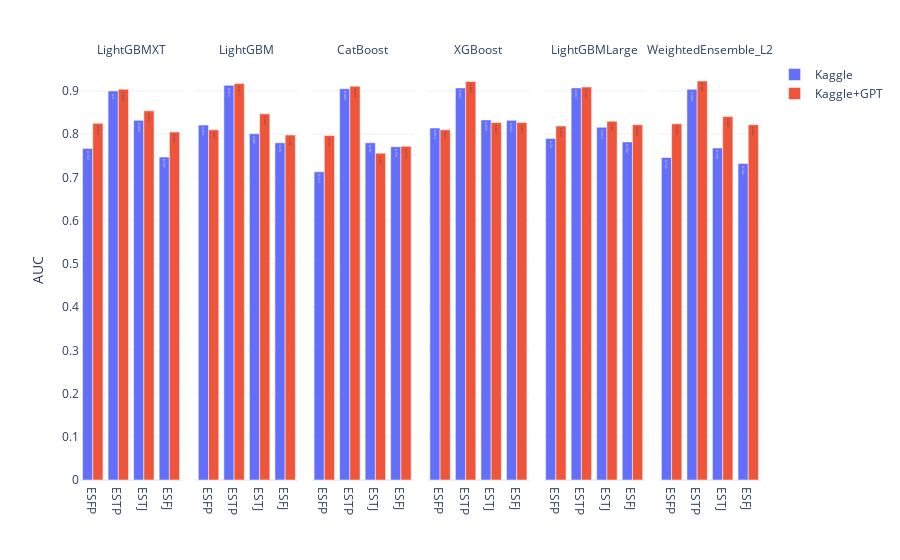

This figure's notebook cell:
### Markdown cell above
## Qualitative Study of Data Generated by GPT 
#### Data Analaysis

### Code cell
figs['실험1결과요약']

### Figure 1 — Plotly figure (JSON) as saved in the notebook; plotly's stock layout.template omitted (floating-point values rounded to 4 significant figures)
{"data": [{"alignmentgroup": "True", "hovertemplate": "시나리오=Kaggle<br>Method=LightGBMXT<br>Type=%{x}<br>Value=%{text}<extra></extra>", "legendgroup": "Kaggle", "marker": {"color": "#636efa", "pattern": {"shape": ""}}, "name": "Kaggle", "offsetgroup": "Kaggle", "orientation": "v", "showlegend": true, "text": [0.767, 0.9, 0.832, 0.747], "textposition": "auto", "type": "bar", "x": ["ESFP", "ESTP", "ESTJ", "ESFJ"], "xaxis": "x", "y": [0.767, 0.9, 0.832, 0.747], "yaxis": "y"}, {"alignmentgroup": "True", "hovertemplate": "시나리오=Kaggle<br>Method=LightGBM<br>Type=%{x}<br>Value=%{text}<extra></extra>", "legendgroup": "Kaggle", "marker": {"color": "#636efa", "pattern": {"shape": ""}}, "name": "Kaggle", "offsetgroup": "Kaggle", "orientation": "v", "showlegend": false, "text": [0.821, 0.913, 0.801, 0.78], "textposition": "auto", "type": "bar", "x": ["ESFP", "ESTP", "ESTJ", "ESFJ"], "xaxis": "x2", "y": [0.821, 0.913, 0.801, 0.78], "yaxis": "y2"}, {"alignmentgroup": "True", "hovertemplate": "시나리오=Kaggle<br>Method=CatBoost<br>Type=%{x}<br>Value=%{text}<extra></extra>", "legendgroup": "Kaggle", "marker": {"color": "#636efa", "pattern": {"shape": ""}}, "name": "Kaggle", "offsetgroup": "Kaggle", "orientation": "v", "showlegend": false, "text": [0.713, 0.905, 0.78, 0.771], "textposition": "auto", "type": "bar", "x": ["ESFP", "ESTP", "ESTJ", "ESFJ"], "xaxis": "x3", "y": [0.713, 0.905, 0.78, 0.771], "yaxis": "y3"}, {"alignmentgroup": "True", "hovertemplate": "시나리오=Kaggle<br>Method=XGBoost<br>Type=%{x}<br>Value=%{text}<extra></extra>", "legendgroup": "Kaggle", "marker": {"color": "#636efa", "pattern": {"shape": ""}}, "name": "Kaggle", "offsetgroup": "Kaggle", "orientation": "v", "showlegend": false, "text": [0.814, 0.907, 0.833, 0.832], "textposition": "auto", "type": "bar", "x": ["ESFP", "ESTP", "ESTJ", "ESFJ"], "xaxis": "x4", "y": [0.814, 0.907, 0.833, 0.832], "yaxis": "y4"}, {"alignmentgroup": "True", "hovertemplate": "시나리오=Kaggle<br>Method=LightGBMLarge<br>Type=%{x}<br>Value=%{text}<extra></extra>", "legendgroup": "Kaggle", "marker": {"color": "#636efa", "pattern": {"shape": ""}}, "name": "Kaggle", "offsetgroup": "Kaggle", "orientation": "v", "showlegend": false, "text": [0.79, 0.907, 0.816, 0.782], "textposition": "auto", "type": "bar", "x": ["ESFP", "ESTP", "ESTJ", "ESFJ"], "xaxis": "x5", "y": [0.79, 0.907, 0.816, 0.782], "yaxis": "y5"}, {"alignmentgroup": "True", "hovertemplate": "시나리오=Kaggle<br>Method=WeightedEnsemble_L2<br>Type=%{x}<br>Value=%{text}<extra></extra>", "legendgroup": "Kaggle", "marker": {"color": "#636efa", "pattern": {"shape": ""}}, "name": "Kaggle", "offsetgroup": "Kaggle", "orientation": "v", "showlegend": false, "text": [0.746, 0.904, 0.768, 0.732], "textposition": "auto", "type": "bar", "x": ["ESFP", "ESTP", "ESTJ", "ESFJ"], "xaxis": "x6", "y": [0.746, 0.904, 0.768, 0.732], "yaxis": "y6"}, {"alignmentgroup": "True", "hovertemplate": "시나리오=Kaggle+GPT<br>Method=LightGBMXT<br>Type=%{x}<br>Value=%{text}<extra></extra>", "legendgroup": "Kaggle+GPT", "marker": {"color": "#EF553B", "pattern": {"shape": ""}}, "name": "Kaggle+GPT", "offsetgroup": "Kaggle+GPT", "orientation": "v", "showlegend": true, "text": [0.825, 0.904, 0.854, 0.805], "textposition": "auto", "type": "bar", "x": ["ESFP", "ESTP", "ESTJ", "ESFJ"], "xaxis": "x", "y": [0.825, 0.904, 0.854, 0.805], "yaxis": "y"}, {"alignmentgroup": "True", "hovertemplate": "시나리오=Kaggle+GPT<br>Method=LightGBM<br>Type=%{x}<br>Value=%{text}<extra></extra>", "legendgroup": "Kaggle+GPT", "marker": {"color": "#EF553B", "pattern": {"shape": ""}}, "name": "Kaggle+GPT", "offsetgroup": "Kaggle+GPT", "orientation": "v", "showlegend": false, "text": [0.81, 0.917, 0.847, 0.798], "textposition": "auto", "type": "bar", "x": ["ESFP", "ESTP", "ESTJ", "ESFJ"], "xaxis": "x2", "y": [0.81, 0.917, 0.847, 0.798], "yaxis": "y2"}, {"alignmentgroup": "True", "hovertemplate": "시나리오=Kaggle+GPT<br>Method=CatBoost<br>Type=%{x}<br>Value=%{text}<extra></extra>", "legendgroup": "Kaggle+GPT", "marker": {"color": "#EF553B", "pattern": {"shape": ""}}, "name": "Kaggle+GPT", "offsetgroup": "Kaggle+GPT", "orientation": "v", "showlegend": false, "text": [0.797, 0.911, 0.756, 0.772], "textposition": "auto", "type": "bar", "x": ["ESFP", "ESTP", "ESTJ", "ESFJ"], "xaxis": "x3", "y": [0.797, 0.911, 0.756, 0.772], "yaxis": "y3"}, {"alignmentgroup": "True", "hovertemplate": "시나리오=Kaggle+GPT<br>Method=XGBoost<br>Type=%{x}<br>Value=%{text}<extra></extra>", "legendgroup": "Kaggle+GPT", "marker": {"color": "#EF553B", "pattern": {"shape": ""}}, "name": "Kaggle+GPT", "offsetgroup": "Kaggle+GPT", "orientation": "v", "showlegend": false, "text": [0.81, 0.922, 0.827, 0.827], "textposition": "auto", "type": "bar", "x": ["ESFP", "ESTP", "ESTJ", "ESFJ"], "xaxis": "x4", "y": [0.81, 0.922, 0.827, 0.827], "yaxis": "y4"}, {"alignmentgroup": "True", "hovertemplate": "시나리오=Kaggle+GPT<br>Method=LightGBMLarge<br>Type=%{x}<br>Value=%{text}<extra></extra>", "legendgroup": "Kaggle+GPT", "marker": {"color": "#EF553B", "pattern": {"shape": ""}}, "name": "Kaggle+GPT", "offsetgroup": "Kaggle+GPT", "orientation": "v", "showlegend": false, "text": [0.819, 0.909, 0.83, 0.822], "textposition": "auto", "type": "bar", "x": ["ESFP", "ESTP", "ESTJ", "ESFJ"], "xaxis": "x5", "y": [0.819, 0.909, 0.83, 0.822], "yaxis": "y5"}, {"alignmentgroup": "True", "hovertemplate": "시나리오=Kaggle+GPT<br>Method=WeightedEnsemble_L2<br>Type=%{x}<br>Value=%{text}<extra></extra>", "legendgroup": "Kaggle+GPT", "marker": {"color": "#EF553B", "pattern": {"shape": ""}}, "name": "Kaggle+GPT", "offsetgroup": "Kaggle+GPT", "orientation": "v", "showlegend": false, "text": [0.824, 0.923, 0.841, 0.822], "textposition": "auto", "type": "bar", "x": ["ESFP", "ESTP", "ESTJ", "ESFJ"], "xaxis": "x6", "y": [0.824, 0.923, 0.841, 0.822], "yaxis": "y6"}], "layout": {"annotations": [{"showarrow": false, "text": "LightGBMXT", "x": 0.075, "xanchor": "center", "xref": "paper", "y": 1, "yanchor": "bottom", "yref": "paper"}, {"showarrow": false, "text": "LightGBM", "x": 0.245, "xanchor": "center", "xref": "paper", "y": 1, "yanchor": "bottom", "yref": "paper"}, {"showarrow": false, "text": "CatBoost", "x": 0.415, "xanchor": "center", "xref": "paper", "y": 1, "yanchor": "bottom", "yref": "paper"}, {"showarrow": false, "text": "XGBoost", "x": 0.585, "xanchor": "center", "xref": "paper", "y": 1, "yanchor": "bottom", "yref": "paper"}, {"showarrow": false, "text": "LightGBMLarge", "x": 0.755, "xanchor": "center", "xref": "paper", "y": 1, "yanchor": "bottom", "yref": "paper"}, {"showarrow": false, "text": "WeightedEnsemble_L2", "x": 0.925, "xanchor": "center", "xref": "paper", "y": 1, "yanchor": "bottom", "yref": "paper"}], "autosize": true, "barmode": "group", "legend": {"title": {"text": ""}, "tracegroupgap": 0}, "margin": {"t": 60}, "xaxis": {"anchor": "y", "autorange": true, "domain": [0, 0.15], "range": [-0.5, 3.5], "title": {"text": ""}, "type": "category"}, "xaxis2": {"anchor": "y2", "autorange": true, "domain": [0.17, 0.32], "matches": "x", "range": [-0.5, 3.5], "title": {"text": ""}, "type": "category"}, "xaxis3": {"anchor": "y3", "autorange": true, "domain": [0.34, 0.49], "matches": "x", "range": [-0.5, 3.5], "title": {"text": ""}, "type": "category"}, "xaxis4": {"anchor": "y4", "autorange": true, "domain": [0.51, 0.66], "matches": "x", "range": [-0.5, 3.5], "title": {"text": ""}, "type": "category"}, "xaxis5": {"anchor": "y5", "autorange": true, "domain": [0.68, 0.83], "matches": "x", "range": [-0.5, 3.5], "title": {"text": ""}, "type": "category"}, "xaxis6": {"anchor": "y6", "autorange": true, "domain": [0.85, 1], "matches": "x", "range": [-0.5, 3.5], "title": {"text": ""}, "type": "category"}, "yaxis": {"anchor": "x", "autorange": true, "domain": [0, 1], "range": [0, 0.9716], "title": {"text": "AUC"}, "type": "linear"}, "yaxis2": {"anchor": "x2", "autorange": true, "domain": [0, 1], "matches": "y", "range": [0, 0.9716], "showticklabels": false, "type": "linear"}, "yaxis3": {"anchor": "x3", "autorange": true, "domain": [0, 1], "matches": "y", "range": [0, 0.9716], "showticklabels": false, "type": "linear"}, "yaxis4": {"anchor": "x4", "autorange": true, "domain": [0, 1], "matches": "y", "range": [0, 0.9716], "showticklabels": false, "type": "linear"}, "yaxis5": {"anchor": "x5", "autorange": true, "domain": [0, 1], "matches": "y", "range": [0, 0.9716], "showticklabels": false, "type": "linear"}, "yaxis6": {"anchor": "x6", "autorange": true, "domain": [0, 1], "matches": "y", "range": [0, 0.9716], "showticklabels": false, "type": "linear"}}}
